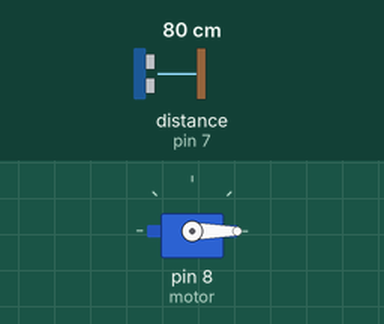
Bench run of a sketch on a simulated Arduino Uno, built with avr-gcc and run on an emulated ATmega328P. On the bench: servo. Wiring (inferred from the names in the program): ultrasonic range finder: trigger pin 6; echo pin 7. The test bench sets the inputs (shaded band); at power-on: distance to the obstacle (sensor on pin 7) 80 cm. The echo pulse lasts 58.3 µs per cm.

Above: at 1.3 s.
1.4 s: distance to the obstacle (sensor on pin 7) set to 22 cm
2.9 s: distance to the obstacle (sensor on pin 7) set to 18 cm
At 4.0 s:
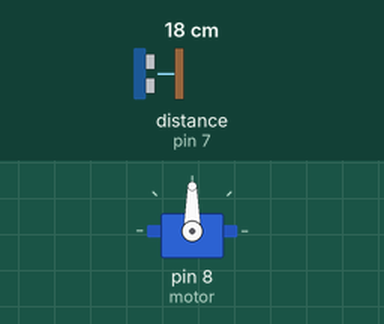
4.5 s: distance to the obstacle (sensor on pin 7) set to 35 cm
At 5.6 s:
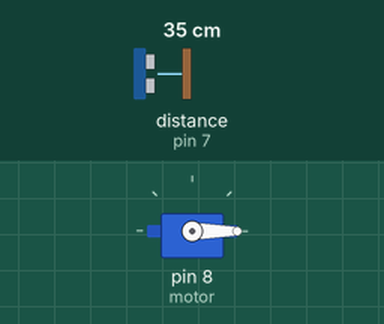
6.5 s: distance to the obstacle (sensor on pin 7) set to 2 cm
At 6.9 s:
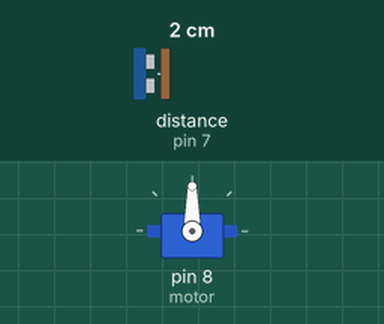
Timing chart, 0 to 9.0 s (numbered marks = the images above; inputs shaded):
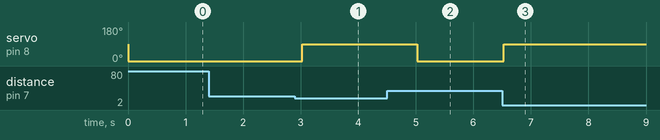

The sketch:

Lixeira.ino
```cpp
#include <Servo.h>

#define trig 6
#define echo 7

long  duracao, distancia;

Servo motor;  //iniciando o Servo motor

void setup ()
{
  Serial.begin (9600);
  motor.attach(8);  //definindo o pino 8 para o motor
  pinMode(trig, OUTPUT);
  pinMode(echo, INPUT);
}
void loop ()
{

  digitalWrite(trig, LOW);
  delayMicroseconds(2);
  digitalWrite(trig, HIGH);
  delayMicroseconds(10);
  digitalWrite(trig, LOW);

  pinMode(echo, INPUT); //caso não der certo retira este
  duracao = pulseIn(echo, HIGH);
  distancia = (duracao / 2) / 29.1;
  if(distancia < 20)
  {
    motor.write(90);
    delay(1500);
  }else
  {
    motor.write(0);
  }
delay(500);
}
```

Measured:
- the behaviour switches between 21 and 20 cm on distance to the obstacle (sensor on pin 7) (found by bisection; images 0 and 1)
- after the input at 1.4 s, every drawn part: stays the same
- after the input at 2.9 s, servo on pin 8 (motor): 0° → 90° after 0.12 s
- after the input at 4.5 s, servo on pin 8 (motor): 90° → 0° after 0.53 s
- after the input at 6.5 s, servo on pin 8 (motor): 0° → 90° at once
